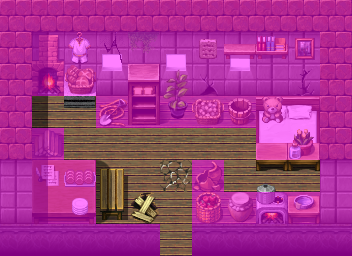

This game map was drawn from its Tiled (.tmx) file and the tilesets committed beside it. A one-line description and the trimmed map source follow:
An orthogonal 11x8 tile map with 32x32 px tiles, 4 tile layers (Ground, Objects, Above, Walkable), 24 tilesets and 2 objects (mapchange, spawn).

<map version="1.0" orientation="orthogonal" width="11" height="8" tilewidth="32" tileheight="32">
    <tileset firstgid="1" name="map_43" tilewidth="32" tileheight="32">
        <image source="../drawable/map_43.png" width="256" height="256" />
    </tileset>
    <tileset firstgid="65" name="map_14" tilewidth="32" tileheight="32">
        <image source="../drawable/map_14.png" width="256" height="256" />
    </tileset>
    <tileset firstgid="129" name="map_10" tilewidth="32" tileheight="32">
        <image source="../drawable/map_10.png" width="256" height="256" />
    </tileset>
    <tileset firstgid="193" name="map_20" tilewidth="32" tileheight="32">
        <image source="../drawable/map_20.png" width="256" height="256" />
    </tileset>
    <tileset firstgid="257" name="map_23" tilewidth="32" tileheight="32">
        <image source="../drawable/map_23.png" width="256" height="256" />
    </tileset>
    <tileset firstgid="321" name="map_8" tilewidth="32" tileheight="32">
        <image source="../drawable/map_8.png" width="256" height="256" />
    </tileset>
    <tileset firstgid="385" name="map_25" tilewidth="32" tileheight="32">
        <image source="../drawable/map_25.png" width="256" height="256" />
    </tileset>
    <tileset firstgid="449" name="map_24" tilewidth="32" tileheight="32">
        <image source="../drawable/map_24.png" width="256" height="256" />
    </tileset>
    <tileset firstgid="513" name="map_45" tilewidth="32" tileheight="32">
        <image source="../drawable/map_45.png" width="256" height="256" />
    </tileset>
    <tileset firstgid="577" name="map_11" tilewidth="32" tileheight="32">
        <image source="../drawable/map_11.png" width="256" height="256" />
    </tileset>
    <tileset firstgid="641" name="map_12" tilewidth="32" tileheight="32">
        <image source="../drawable/map_12.png" width="256" height="256" />
    </tileset>
    <tileset firstgid="705" name="map_9" tilewidth="32" tileheight="32">
        <image source="../drawable/map_9.png" width="256" height="256" />
    </tileset>
    <tileset firstgid="769" name="map_3" tilewidth="32" tileheight="32">
        <image source="../drawable/map_3.png" width="256" height="256" />
    </tileset>
    <tileset firstgid="833" name="map_1" tilewidth="32" tileheight="32">
        <image source="../drawable/map_1.png" width="256" height="256" />
    </tileset>
    <tileset firstgid="897" name="map_0" tilewidth="32" tileheight="32">
        <image source="../drawable/map_0.png" width="256" height="256" />
    </tileset>
    <tileset firstgid="961" name="map_5" tilewidth="32" tileheight="32">
        <image source="../drawable/map_5.png" width="256" height="256" />
    </tileset>
    <tileset firstgid="1025" name="map_6" tilewidth="32" tileheight="32">
        <image source="../drawable/map_6.png" width="256" height="256" />
    </tileset>
    <tileset firstgid="1089" name="map_19" tilewidth="32" tileheight="32">
        <image source="../drawable/map_19.png" width="256" height="256" />
    </tileset>
    <tileset firstgid="1153" name="map_22" tilewidth="32" tileheight="32">
        <image source="../drawable/map_22.png" width="256" height="256" />
    </tileset>
    <tileset firstgid="1217" name="map_31" tilewidth="32" tileheight="32">
        <image source="../drawable/map_31.png" width="256" height="256" />
    </tileset>
    <tileset firstgid="1281" name="map_2" tilewidth="32" tileheight="32">
        <image source="../drawable/map_2.png" width="256" height="256" />
    </tileset>
    <tileset firstgid="1345" name="map_15" tilewidth="32" tileheight="32">
        <image source="../drawable/map_15.png" width="256" height="256" />
    </tileset>
    <tileset firstgid="1409" name="map_42" tilewidth="32" tileheight="32">
        <image source="../drawable/map_42.png" width="256" height="256" />
    </tileset>
    <tileset firstgid="1473" name="map_37" tilewidth="32" tileheight="32">
        <image source="../drawable/map_37.png" width="256" height="256" />
    </tileset>
    <layer name="Ground" width="11" height="8">
        <data>[88 cells, 88 non-empty, 8 distinct tile ids]</data>
    </layer>
    <layer name="Objects" width="11" height="8">
        <data>[88 cells, 42 non-empty, 37 distinct tile ids]</data>
    </layer>
    <layer name="Above" width="11" height="8">
        <data>[88 cells, 19 non-empty, 14 distinct tile ids]</data>
    </layer>
    <layer name="Walkable" width="11" height="8">
        <data>[88 cells, 70 non-empty, 1 distinct tile ids]</data>
    </layer>
    <objectgroup name="Mapevents">
        <object name="entrance" type="mapchange" x="160" y="224" width="32" height="32">
            <properties>
                <property name="map" value="stoutford_nw" />
                <property name="place" value="cottage2" />
            </properties>
        </object>
    </objectgroup>
    <objectgroup name="Spawn">
        <object name="kayla" type="spawn" x="32" y="96" width="288" height="96">
            <properties>
                <property name="spawngroup" value="kayla" />
            </properties>
        </object>
    </objectgroup>
    <objectgroup name="Keys" />
</map>
